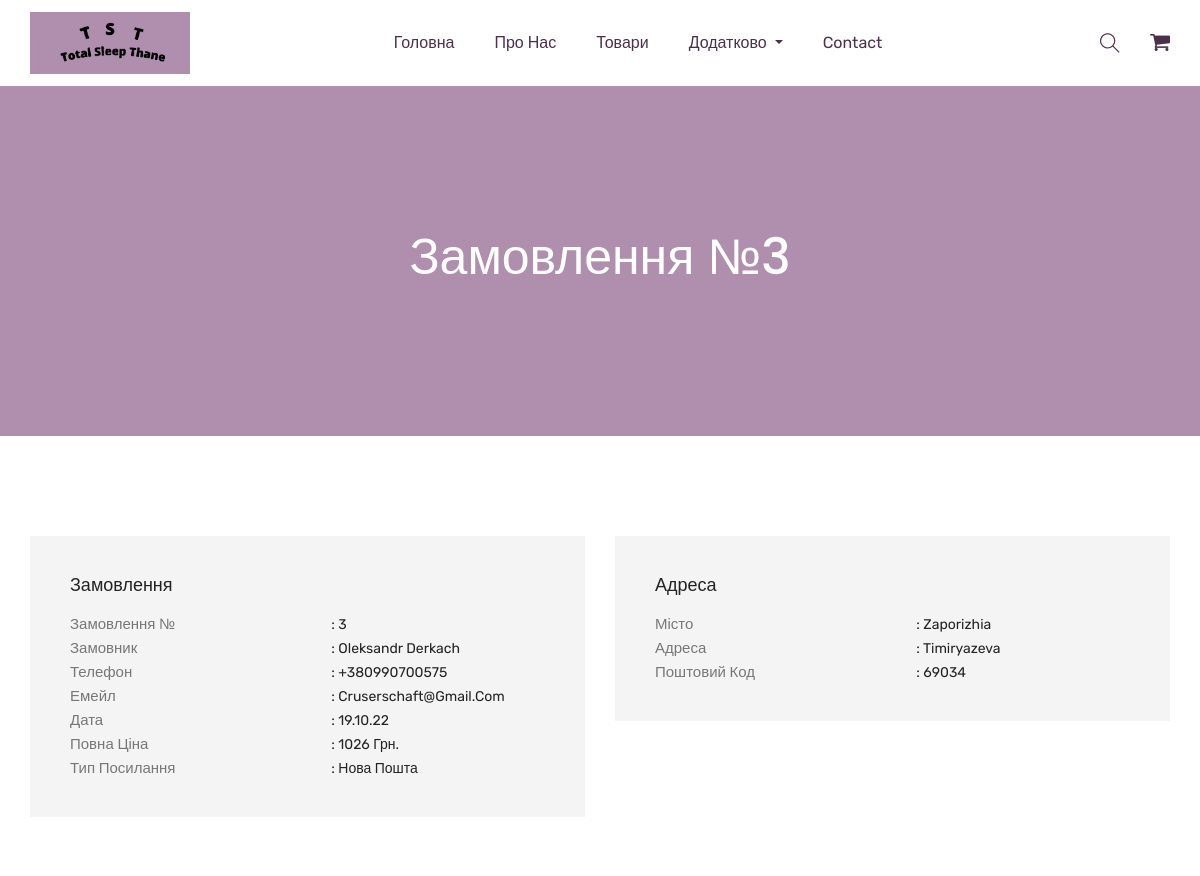
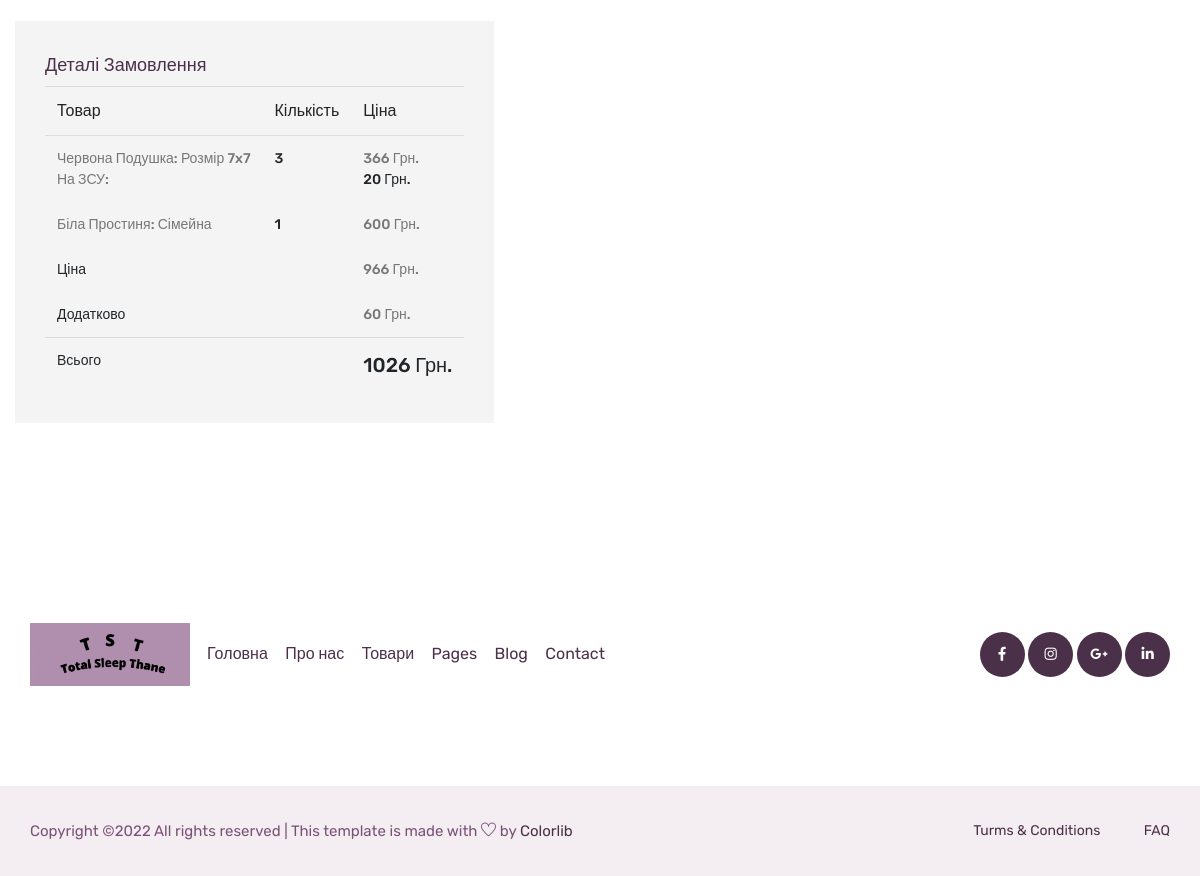
Page /manager/order/3 on the committed database (2 pictures, top to bottom).
### order/models.py (models this page shows, shortened)
class Order(models.Model):
    order_open = "open"
    order_verify = "verify"
    order_sent = "sent"
    order_completed = "completed"
    ORDER_CHOICES = [
        (order_open, "На огляді"),
        (order_verify, "Перевірений"),
        (order_sent, "Відправлено"),
        (order_completed, "Завершено"),
    ]
    person_uuid = models.UUIDField(default=uuid.uuid4, verbose_name="Код заказу", blank=True)
    first_name = models.CharField(max_length=50, verbose_name="Ім'я")
    last_name = models.CharField(max_length=50, verbose_name="Ім'я")
    phone = models.CharField(max_length=13, verbose_name="Ім'я")
    email = models.CharField(max_length=50, verbose_name="Email")
    city = models.CharField(max_length=50, verbose_name="Ім'я")
    address = models.CharField(max_length=50, verbose_name="Ім'я")
    post = models.ForeignKey(PostType, on_delete=models.PROTECT, verbose_name="Доставка", related_name="+")
    post_code = models.CharField(max_length=5)
    commentary = models.TextField(verbose_name="Коментарій", blank=True)
    order = models.TextField(verbose_name="Замовлення", default="", blank=True)
    status = models.CharField(max_length=10, choices=ORDER_CHOICES, default=order_open, verbose_name="Статус замовлення", blank=True)
    time_create = models.DateTimeField(auto_now_add=True, verbose_name="Дата і час створення")
    time_update = models.DateTimeField(auto_now=True, verbose_name="Дата і час оновлення")
    class Meta:
        verbose_name = verbose_name_plural = "Замовлення"
        ordering = ("time_update", "time_create")

class PostType(models.Model):
    title = models.CharField(max_length=100, verbose_name="Назва")
    order = models.SmallIntegerField(unique=True, verbose_name="Порядок")
    access = models.BooleanField(default=True, verbose_name="Доступ")
    def __str__(self):
        return self.title
    class Meta:
        verbose_name = verbose_name_plural = "Доставка"
        ordering = ('order',)

### product/models.py (models this page shows, shortened)
class ProductSubtype(models.Model):
    parent = models.ForeignKey(Product, on_delete=models.PROTECT, verbose_name="Продукт")
    title = models.CharField(max_length=50, verbose_name="Назва")
    cost = models.IntegerField(verbose_name="Вартість")
    access = models.BooleanField(default=True, verbose_name="Доступ")
    def __str__(self):
        return f"{self.parent.title}: {self.title}"
    class Meta:
        verbose_name_plural = verbose_name = "Вид товару"

class Product(models.Model):
    def get_file_name(self, filename):
        tmp = filename.strip().split('.')[-1]
        filename = f"{uuid.uuid4()}.{tmp}"
        return os.path.join('images/products/', filename)
    title = models.CharField(max_length=100, db_index=True, verbose_name="Назва")
    slug = models.SlugField(max_length=100, unique=True, db_index=True, verbose_name="Тег")
    product_type = models.ForeignKey(ProductType, on_delete=models.PROTECT, verbose_name="Тип")
    about = models.TextField(blank=True, verbose_name="Опис")
    image = models.ImageField(upload_to=get_file_name, verbose_name="Зображення")
    access = models.BooleanField(default=True, verbose_name="Доступ")
    favorite = models.BooleanField(default=False, verbose_name="Обране (на головну)")
    datetime_create = models.DateTimeField(auto_now=True, verbose_name="Дата і час створення/оновлення")
    extra1 = models.ForeignKey(ProductExtra, on_delete=models.PROTECT, verbose_name="Додатково 1", null=True,
                               related_name="+", blank=True)
    extra2 = models.ForeignKey(ProductExtra, on_delete=models.PROTECT, verbose_name="Додатково 2", null=True,
                               related_name="+", blank=True)
    extra3 = models.ForeignKey(ProductExtra, on_delete=models.PROTECT, verbose_name="Додатково 3", null=True,
                               related_name="+", blank=True)
    class Meta:
        verbose_name_plural = verbose_name = "Товари"
        ordering = ("-datetime_create", )

class ProductExtra(models.Model):
    title = models.CharField(max_length=200, verbose_name="Назва")
    cost = models.IntegerField(verbose_name="Вартість")
    access = models.BooleanField(default=True, verbose_name="Доступ")
    class Meta:
        verbose_name_plural = verbose_name = "Додаткові опції"

### manager/views.py (the view)
# urls.py: path('order/<int:order_num>', manager_order, name='manager_order'),
def manager_order(request, order_num):
    person = Order.objects.filter(pk=order_num).first()
    cart = CartWithDict(ast.literal_eval(person.order))
    if not person:
        return redirect('manager_start')
    return render(request, 'manager_order.html',
                  context={
                      'person': person,
                      'cart': cart,
                  })

### cart/cart.py (called while the page is built)
def full_cart(data):
    product_ids = data.keys()
    products = ProductSubtype.objects.filter(id__in=product_ids)
    cart = data.copy()
    for product in products:
        cart[str(product.id)]['product'] = product
    for item in cart.values():
        item['total_price'] = item['product'].cost * item['quantity']
    return cart

def cart_full_price(data):
    res_extra = 0
    res_all = sum(item['total_price'] for item in data.values())
    for item in data.values():
        if "extra1" in item:
            res_extra += (item['product'].parent.extra1.cost * item['quantity'])
        if "extra2" in item:
            res_extra += (item['product'].parent.extra2.cost * item['quantity'])
        if "extra3" in item:
            res_extra += (item['product'].parent.extra3.cost * item['quantity'])
    return {"all": res_all + res_extra, "extra": res_extra, "products": res_all}

    def __iter__(self):
        for item in self.cart.values():
            yield item

    def get_total_price(self):
        return cart_full_price(self.cart)

### manager/templates/manager_order.html (shortened to what this page needs)
{% extends 'index.html' %}
{% block main_content %}
    <section class="breadcrumb_part">
        <div class="container">
            <div class="row">
                <div class="col-lg-12">
                    <div class="breadcrumb_iner">
                        <h2>Замовлення №{{ person.pk }}</h2>
                    </div>
                </div>
            </div>
        </div>
    </section>
  <section class="confirmation_part section_padding">
    <div class="container">
      <div class="row">
        <div class="col-lg-6 col-lx-4">
          <div class="single_confirmation_details">
            <h4>Замовлення</h4>
            <ul>
              <li>
                <p>Замовлення №</p><span>: {{ person.pk }}</span>
              </li>
              <li>
                <p>Замовник</p><span>: {{ person.first_name }} {{ person.last_name }}</span>
              </li>
              <li>
                <p>Телефон</p><span>: {{ person.phone }}</span>
              </li>
              <li>
                <p>Емейл</p><span>: {{ person.email }}</span>
              </li>
              <li>
                <p>Дата</p><span>: {{ person.time_create.date|date:'d.m.y' }}</span>
              </li>
              <li>
                <p>Повна ціна</p><span>: {{ cart.get_total_price.all }} грн.</span>
              </li>
              <li>
                <p>Тип посилання</p><span>: {{ person.post }}</span>
              </li>
            </ul>
          </div>
        </div>
        <div class="col-lg-6 col-lx-4">
          <div class="single_confirmation_details">
            <h4>Адреса</h4>
            <ul>
              <li>
                <p>Місто</p><span>: {{ person.city }}</span>
              </li>
              <li>
                <p>Адреса</p><span>: {{ person.address }}</span>
              </li>
              <li>
                <p>Поштовий код</p><span>: {{ person.post_code }}</span>
              </li>
            </ul>
          </div>
        </div>
      <div class="row">
        <div class="col-lg-12">
          <div class="order_details_iner">
            <h3>Деталі замовлення</h3>
            <table class="table table-borderless">
              <thead>
                <tr>
                  <th scope="col" colspan="2">Товар</th>
                  <th scope="col">Кількість</th>
                  <th scope="col">Ціна</th>
                </tr>
              </thead>
              <tbody>
                {% for item in cart %}
                <tr>
                  <th colspan="2"><span>{{ item.product }}
                      {% if 'extra2' in item %}<br>{{ item.product.parent.extra2.title }}:{% endif %}
                  </span></th>
                  <th>{{ item.quantity }}</th>
                  <th> <span>{{ item.total_price }} грн.</span>
                      {% if 'extra2' in item %}<br>{{ item.product.parent.extra2.cost }} грн.{% endif %}
                  </th>
                </tr>
                {% endfor %}
                <tr>
                  <th colspan="3">Ціна</th>
                  <th> <span>{{ cart.get_total_price.products }} грн.</span></th>
                </tr>
                <tr>
                  <th colspan="3">Додатково</th>
                  <th><span>{{ cart.get_total_price.extra }} грн.</span></th>
                </tr>
              </tbody>
              <tfoot>
                <tr>
                  <th scope="col" colspan="3">Всього</th>
                  <th scope="col" style="font-size: 20px" ">{{ cart.get_total_price.all }} грн.</th>
                </tr>
              </tfoot>
            </table>
          </div>
        </div>
      </div>
    </div>
  </section>
{% endblock %}

### rows in the picture
Order: pk "3", first_name "Oleksandr", last_name "Derkach", phone "+380990700575", email "Cruserschaft@gmail.com", time_create "19.10.22", post "Нова Пошта", city "Zaporizhia", address "Timiryazeva", post_code "69034"
ProductSubtype: get_total_price.all "1026", product "Червона Подушка: Розмір 7x7", product.parent.extra2 "На ЗСУ", quantity "3", total_price "366", product.parent.extra2.cost "20", get_total_price.products "966", get_total_price.extra "60"
ProductSubtype: product "Біла Простиня: Сімейна", quantity "1", total_price "600"
